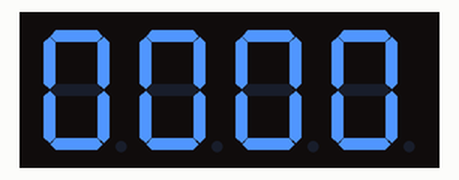
This sketch was run on a simulated ESP32. On the bench: 4-digit seven-segment display. Wiring (inferred from the names in the program): 4-digit 7-segment display, segments lit when HIGH: segments GPIO 23, GPIO 1, GPIO 21, GPIO 18, GPIO 5, GPIO 22, GPIO 3, GPIO 19; digit selects GPIO 4, GPIO 16, GPIO 17, GPIO 2. The segment pins are drawn as the display they are named for.

Above: at 0.1 s.
At 10.11 s:
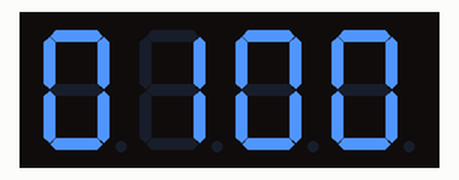
At 20.18 s:
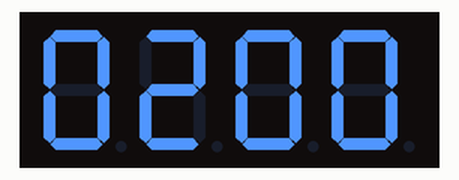
At 24.98 s:
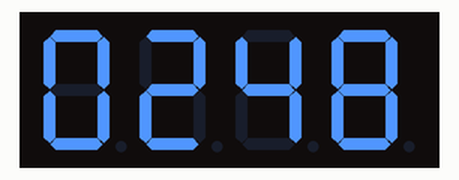
At 29.98 s:
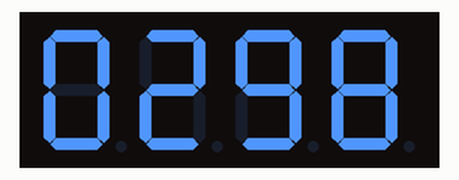
At 39.94 s:
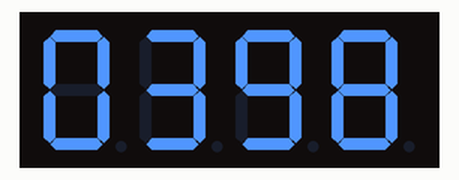

The sketch:

TTC_display.ino
```cpp
const byte pinSeg[] = {23, 1, 21, 18, 5, 22, 3, 19}; //A-G,dp
const byte pinDig[] = {4, 16, 17, 2};
const bool digOn = HIGH; // What state to have pins in to turn a digit on
const bool segOn = HIGH;   // What state to have pins in to turn on a segment

int buff[4]; // Display buffer
volatile byte currentDigit = 0; // Stores current digit for use in timer interrupt

int temp = 0;

hw_timer_t * timer = NULL;

void IRAM_ATTR onTimer() {
  dispDigit(currentDigit, convertNum(buff[currentDigit]));

  if (currentDigit == 3) currentDigit = 0; //Reset
  else currentDigit++;
}

void setup() {
  for (int i = 0; i < 4; i++) {
    pinMode(pinDig[i], OUTPUT);
  }
  for (int i = 0; i < 8; i++) {
    pinMode(pinSeg[i], OUTPUT);
  }

  // Preparing the lookup tables
  // Messing around with numbers
  addDecimals(); // Create the number constrants with decimals


  // Use 1st timer of 4 (counted from zero).
  // Set 80 divider for prescaler (see ESP32 Technical Reference Manual for more
  // info).
  timer = timerBegin(3, 80, true);

  // Attach onTimer function to our timer.
  timerAttachInterrupt(timer, &onTimer, true);

  // Set alarm to call onTimer function every millisecond (value in microseconds).
  // Repeat the alarm (third parameter)
  timerAlarmWrite(timer, 1000, true);

  // Start an alarm
  timerAlarmEnable(timer);
}

void loop() {
  temp = millis() / 100;

  // Break down number by digit, starting at thousands digit.
  int base = 1000;
  for (byte i = 0; i < 4; i++) {
    buff[i] = temp / base;
    temp = temp % base;
    base /= 10;
  }
  delay(100);
}
```

_7Seg.ino
```cpp
/*
   Note: there is no error checking/correction for inputs

   This code works with the seven segment display. It assumes
   the pins controlling it are sequential all offset by startPin
   The first seven are the segments as shown below:
             -A-
            F   B
             -G-
            E   C
             -D- (dp)
   The eigth pin is that decimal point, then the four for each
   digit (sequencially), and then the semicolon (digit 5)
*/

byte numbers[20] = {B00111111, B00000110, B01011011, B01001111, B01100110, B01101101, B01111101, B00000111, B01111111, B01101111}; // Numbers in segment form A to G, lsb to msb

void addDecimals() {
  // Adds decimals to numbers array by appending it with the digit with decimal
  // E.g. numbers[1] is the chartacter for 1, numbers[11] is 1 with a deciaml point

  for (byte i = 0; i < 10; i ++) numbers[10 + i] = numbers[i] | B10000000;
}

void dispDigit(const byte digit, const byte segments) {

  // Set segments
  for (int i = 0; i < 8; i++) {
    digitalWrite(pinSeg[i], bitRead(segments, i) ? segOn : !segOn);
  }

    // Turn off all digits
  for (int i = 0; i < 4; i++) {
    digitalWrite(pinDig[i], !digOn);
  }

  // Turn on needed digit
  digitalWrite(pinDig[digit], digOn);
}

byte convertNum(byte number) {
  // Number segment powering
  byte numbers[16] = {B00111111, B00000110, B01011011, B01001111, B01100110, B01101101, B01111101, B00000111, B01111111, B01101111}; // Numbers in segment form A to G, lsb to msb
  return numbers[number];
}
```
